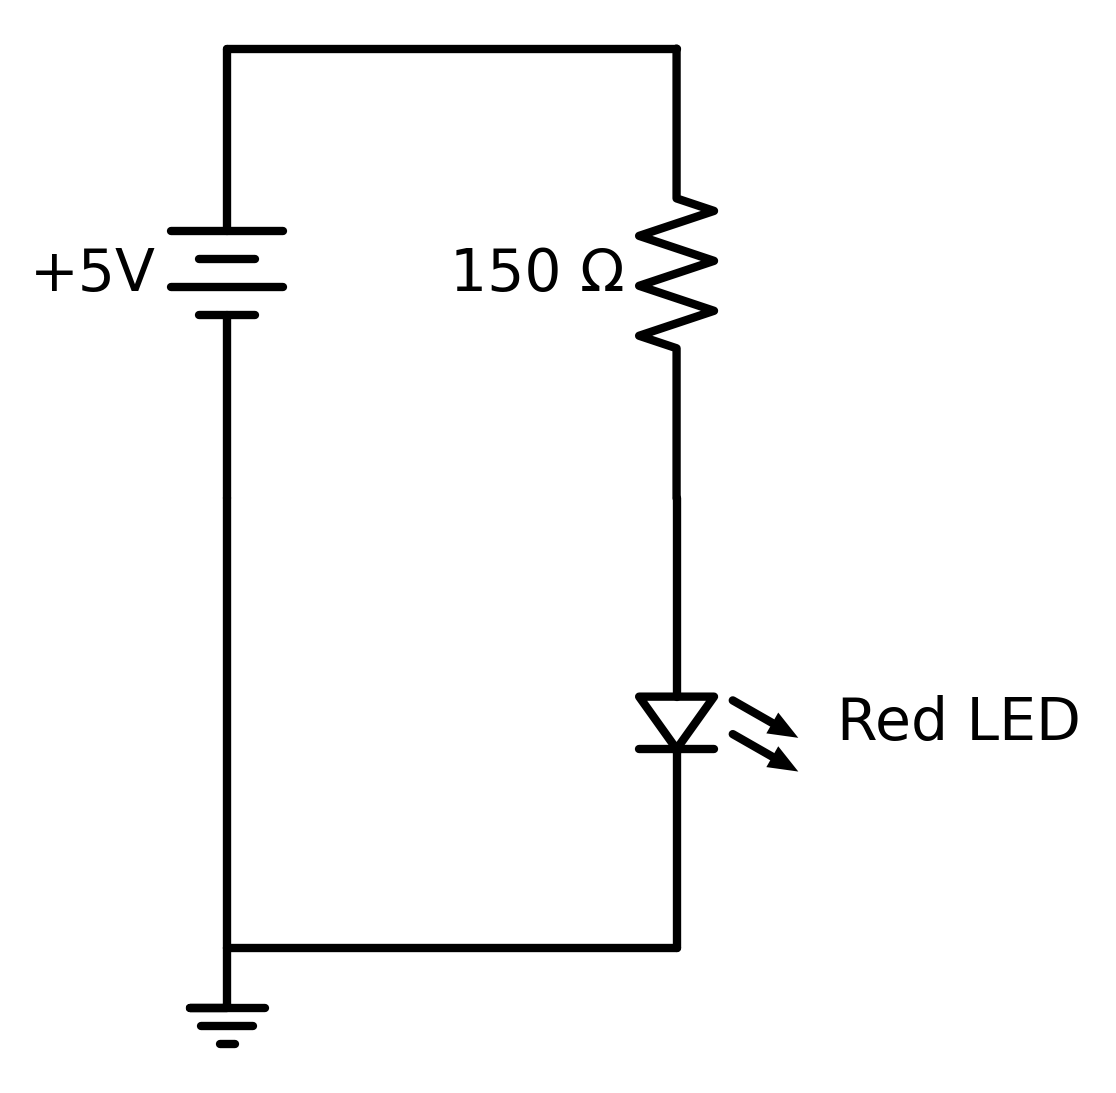

This chart was generated by the following Python code:
from schemdraw import Drawing
import schemdraw.elements as elm
import matplotlib.pyplot as plt

with Drawing(file='led-circuit-battery.svg') as d:
    # Vertical battery on the left with "+" on top
    vsrc = d.add(elm.Battery().up().reverse().label('+5V', loc='top'))
    
    # Top branch - just a wire at the top
    d += elm.Line().right()

    # Right side of the circuit vertical resistor to LED
    d += elm.Resistor().down().label('150 Ω')
    d += elm.LED().down().label('Red LED')
    
    # Horizontal line back toward the battery
    d += elm.Line().left().length(3)
    
    # Draw ground here
    gnd = d.add(elm.Ground())
    
    # Connect ground up to the negative battery terminal with a separate line
    # Draw a vertical line up from the ground to the negative terminal
    # Do not draw over the battery
    d += elm.Line().up().length(3)

    # Save PNG with white background
    fig = d.draw(show=False)
    plt.savefig('led-circuit-battery.png', dpi=300, bbox_inches='tight', facecolor='white')
